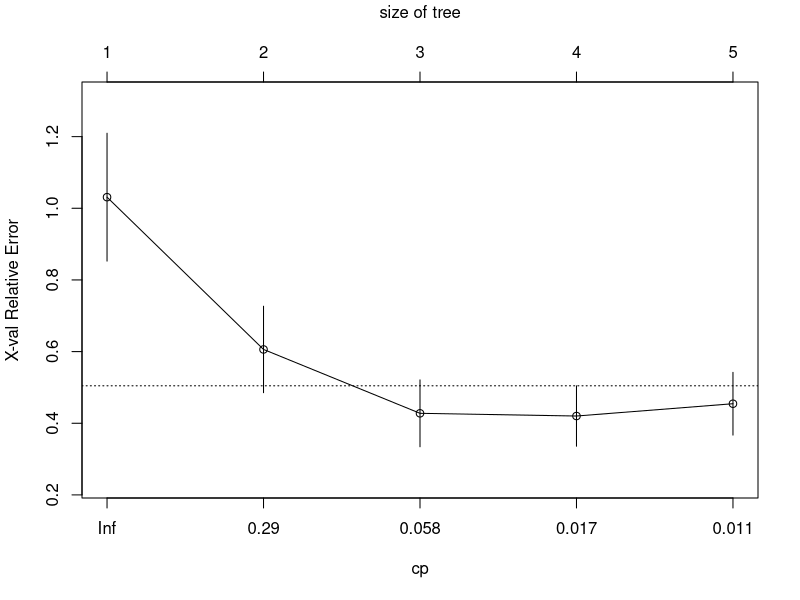
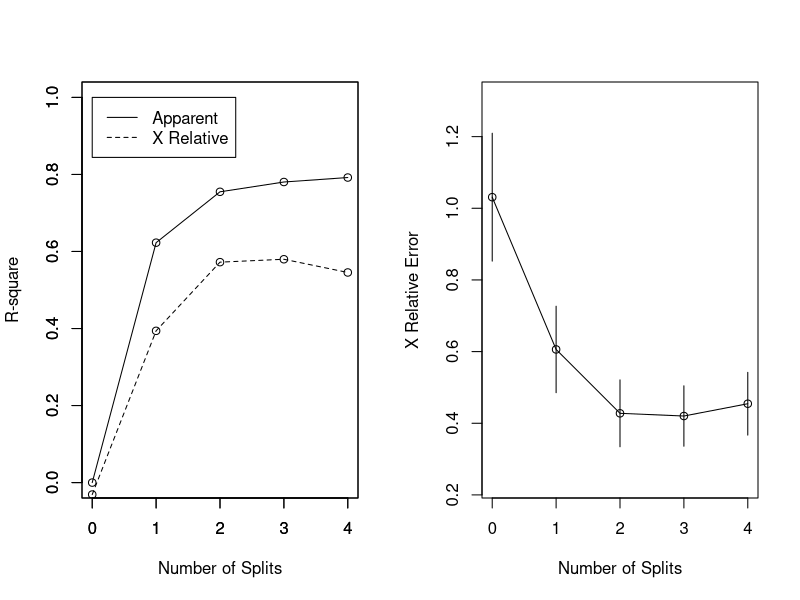
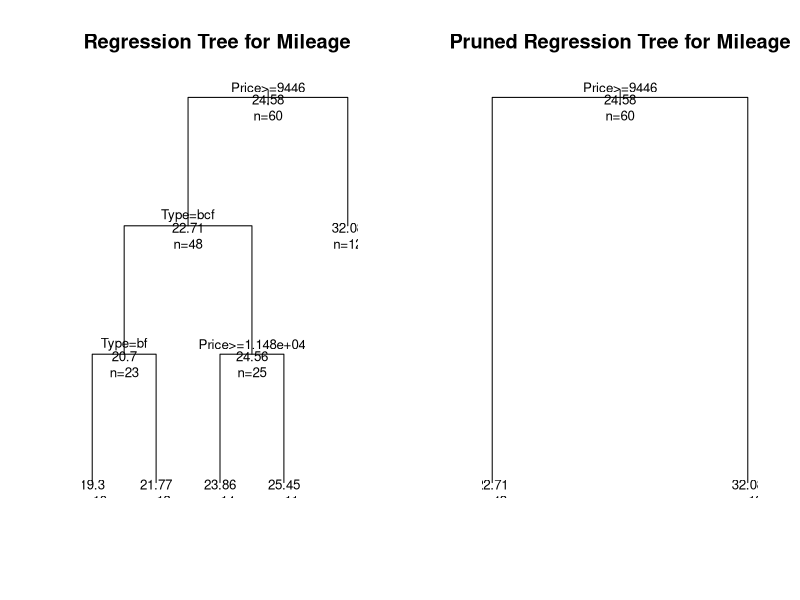

Generate these figures, in order, with R:
# Regression Tree Example
require(rpart)
# build the  tree
fitM <- rpart(Mileage~Price + Country + Reliability + Type, method="anova", data=cu.summary)
printcp(fitM) # display the results
plotcp(fitM)
summary(fitM)
par(mfrow=c(1,2)) 
rsq.rpart(fitM) # visualize cross-validation results
# plot tree
plot(fitM, uniform=TRUE, main="Regression Tree for Mileage ")
text(fitM, use.n=TRUE, all=TRUE, cex=.8)
# prune the tree
#Tested various different cp values
pfitM<- prune(fitM, cp=0.132061) # from cptable??? adjust this to see the effect
# plot the pruned tree
plot(pfitM, uniform=TRUE, main="Pruned Regression Tree for Mileage")
text(pfitM, use.n=TRUE, all=TRUE, cex=.8)
post(pfitM, file = "ptree2.ps", title = "Pruned Regression Tree for Mileage")

